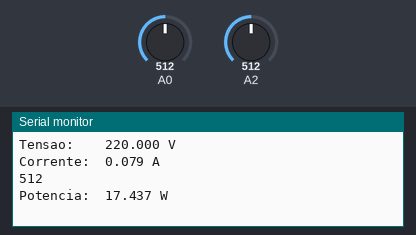
Bench run of a sketch on a simulated Arduino Uno, built with avr-gcc and run on an emulated ATmega328P. Shown: the last lines printed to the serial monitor. The test bench sets the inputs (shaded band); at power-on: A2 = 512, A0 = 512.

Above: at 1.2 s.
1.3 s: A2 set to 527
At 1.3 s:
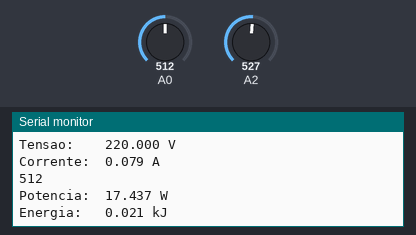
5.8 s: A0 set to 716
At 6.8 s:
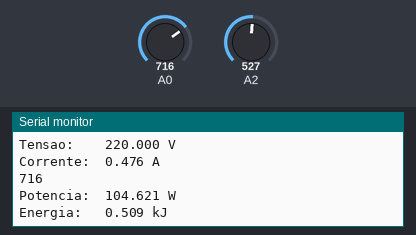
7.3 s: A2 set to 511
At 8.6 s:
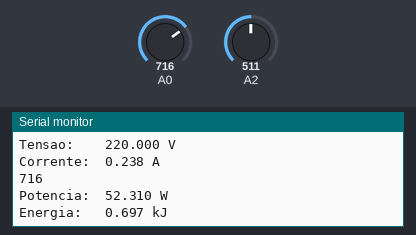
8.8 s: A0 set to 900
At 9.8 s:
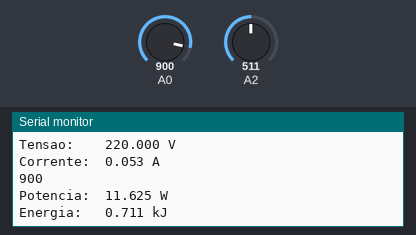
Timing chart, 0 to 11.3 s (numbered marks = the images above; inputs shaded):
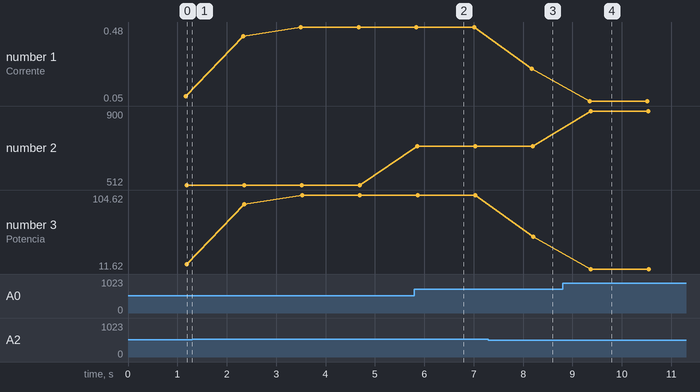

The sketch:

nsor_de_Corrente_ACS712_medindo_Corrente_AC_Potencia_Energia.ino
```cpp
//Sensor de Corrente ACS712 medindo Corrente AC, Potencia e Energia
//Por GE Projetos e Tutoriais

float tensaoAC = 220.000; //Defina aqui a tensão AC da rede
float correnteRms; //A variável que vai armazenar a corrente medida pelo sensor
float potencia; //A variável que vai armazenar potência a partir da fórmula P = V x I
float energia=0; //A variável que vai armazenar a energia gasta a partir da fórmula E = P x t

//Defina a variável 'sensibilidade' a partir da corrente medida pelo seu sensor:
//- Para 30A, sensibilidade = 0.066;
//- Para 20A, sensibilidade = 0.100;
//- Para 5A,  sensibilidade = 0.185;
float sensibilidade = 0.185;

void setup() {
  Serial.begin(9600); //Identifica que o display possui 20 colunas e 4 linhas
}

void loop() {
  correnteRms = calculaCorrente(filtroDaMedia()); //Calcula a corrente
  potencia = abs(correnteRms * tensaoAC); //Calcula a potência a partir da fórmula P = V x I. A potência é apresentada em valor absoluto pela função "abs"
  energia+=(potencia*1.2/1000); //Calcula a energia gasta até o momento a partir da fórmula E = P x t  ____  t = 1,2s ,pois esse é o tempo aproximado de ciclo da função loop desse programa
  Serial.print("Tensao:    ");
  Serial.print(tensaoAC,3);
  Serial.println(" V");
  //Digita o valor de Corrente na linha 2
  Serial.print("Corrente:  ");
  Serial.print(correnteRms,3);
  Serial.println(" A");
  Serial.println(analogRead(A0));
  //Digita o valor da Potência na linha 3
  Serial.print("Potencia:  ");
  Serial.print(potencia,3);
  Serial.println(" W");
  //Digita a energia gasta até o momento na linha 4
  Serial.print("Energia:   ");
  Serial.print(energia,3);
  Serial.println(" kJ");
  Serial.println();
}

// A função "calculaCorrente" vai converter o sinal amostrado pelo arduino em A0 num valor de corrente.
float calculaCorrente(int sinalSensor) {
  return (float)(sinalSensor)*(5.000)/(1023.000*sensibilidade);
}

// A função "filtroDaMedia", como o nome já diz, é um Filtro da Média. Esse é um filtro digital que serve para retirar o ruído do sinal do sensor.
// Nessa função, nós amostramos o sinal do sensor mil vezes, somamos essas amostras e dividimos por 1000. Obtemos assim a média aritmética de 1000 amostras.
int filtroDaMedia(){
  long somaDasCorrentes=0, mediaDasCorrentes;
  for(int i=0; i<1000; i++){
    somaDasCorrentes+=pow((analogRead(A2)-509),2); //Soma o valor das correntes elevadas ao quadrado para calcular o valor RMS
    delay(1);
  }
  mediaDasCorrentes=sqrt(somaDasCorrentes/1000); //Calcula a média quadrática da corrente
  if(mediaDasCorrentes==1) //esse if é para remover o ruído de 7mA quando I=0. possui uma desvantagem, pois só permite que o sensor meça correntes a partir de (2*5)/(1023*sensibilidade)
  return 0;
  return mediaDasCorrentes;
}
```

Measured:
- the behaviour switches between 526 and 527 on A2 (found by bisection; images 0 and 1)
- after the input at 5.8 s, the serial monitor: prints a new line after 0.06 s (image 2)
- after the input at 7.3 s, the serial monitor: prints a new line after 0.88 s (image 3)
- after the input at 8.8 s, the serial monitor: prints a new line after 0.57 s (image 4)
- plotted number 1: 0.08 → 0.48 after the input at 1.3 s, 0.48 → 0.24 after the input at 7.3 s
- plotted number 2: 512 → 716 after the input at 5.8 s, 716 → 900 after the input at 8.8 s
- plotted number 3: 17.44 → 104.62 after the input at 1.3 s, 104.62 → 52.31 after the input at 7.3 s
